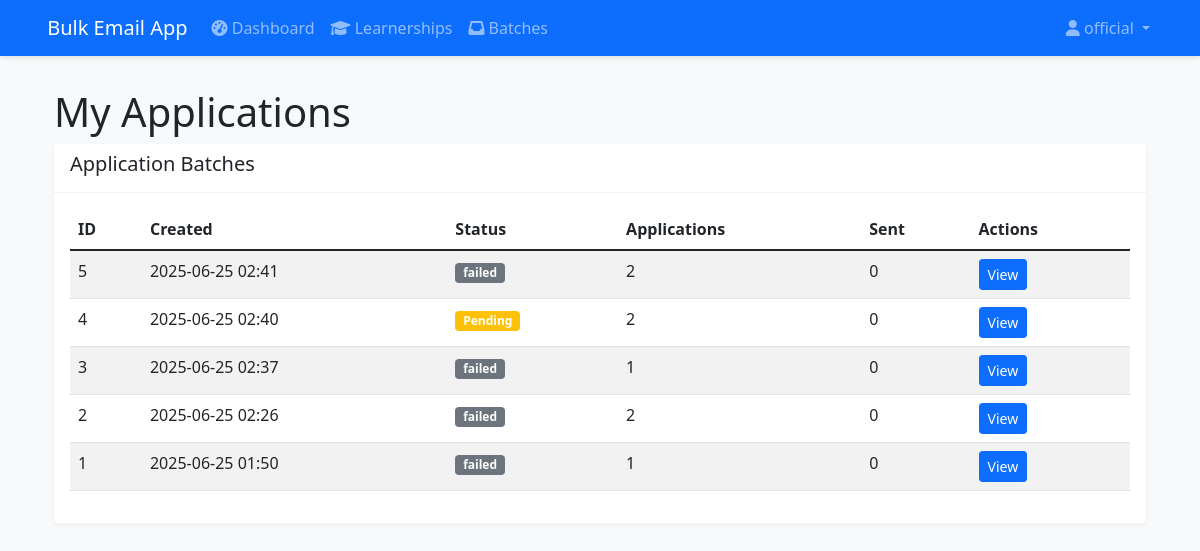
Page /batches (signed in) on the committed database.
### app/models/user.py (models this page shows, shortened)
class User(UserMixin, db.Model):
    __tablename__ = 'users'
    id = db.Column(db.Integer, primary_key=True)
    email = db.Column(db.String(120), unique=True, nullable=False, index=True)
    name = db.Column(db.String(120), nullable=False)
    google_id = db.Column(db.String(120), unique=True, nullable=False, index=True)
    is_admin = db.Column(db.Boolean, default=False)
    is_active = db.Column(db.Boolean, default=True)
    phone = db.Column(db.String(20))
    resume_file = db.Column(db.String(255))
    cover_letter_template = db.Column(db.Text)
    profile_picture = db.Column(db.String(255))
    preferences = db.Column(db.JSON, default=lambda: {})
    created_at = db.Column(db.DateTime, default=datetime.utcnow, nullable=False)
    updated_at = db.Column(db.DateTime, onupdate=datetime.utcnow)
    last_login = db.Column(db.DateTime)
    total_applications = db.Column(db.Integer, default=0)
    successful_applications = db.Column(db.Integer, default=0)
    email_batches = db.relationship(
        'EmailBatch',
        back_populates='user',
        lazy='dynamic',
        foreign_keys='EmailBatch.user_id'  # Explicitly specify which foreign key to use
    )
    approved_batches = db.relationship(
        'EmailBatch',
        back_populates='approver',
        lazy='dynamic',
        foreign_keys='EmailBatch.approved_by'  # Explicitly specify the foreign key
    )

### app/models/batch.py (models this page shows, shortened)
class EmailBatch(db.Model):
    __tablename__ = 'email_batches'
    id = db.Column(db.Integer, primary_key=True)
    user_id = db.Column(db.Integer, db.ForeignKey('users.id'), nullable=False)
    status = db.Column(db.String(20), default='pending')
    created_at = db.Column(db.DateTime, default=datetime.utcnow)
    approved_by = db.Column(db.Integer, db.ForeignKey('users.id'))
    approved_at = db.Column(db.DateTime)
    user = db.relationship(
        'User',
        back_populates='email_batches',
        foreign_keys=[user_id]
    )
    approver = db.relationship(
        'User',
        back_populates='approved_batches',
        foreign_keys=[approved_by]
    )
    applications = db.relationship('BatchApplication', backref='batch', lazy='dynamic')

### app/routes/batch.py (the view)
@batch_bp.route('/batches')
@login_required
def list_batches():
    batches = EmailBatch.query.filter_by(user_id=current_user.id)\
        .order_by(EmailBatch.created_at.desc()).all()
    return render_template('batch/list.html', batches=batches)

### app/templates/batch/list.html (shortened to what this page needs)
{% extends "base.html" %}
{% block content %}
<div class="container mt-4">
    <h1>My Applications</h1>
    <div class="card mb-4">
        <div class="card-header">
            <h5>Application Batches</h5>
        </div>
        <div class="card-body">
            {% if batches %}
                <div class="table-responsive">
                    <table class="table table-striped">
                        <thead>
                            <tr>
                                <th>ID</th>
                                <th>Created</th>
                                <th>Status</th>
                                <th>Applications</th>
                                <th>Sent</th>
                                <th>Actions</th>
                            </tr>
                        </thead>
                        <tbody>
                            {% for batch in batches %}
                            <tr>
                                <td>{{ batch.id }}</td>
                                <td>{{ batch.created_at.strftime('%Y-%m-%d %H:%M') }}</td>
                                <td>
                                    {% if batch.status == 'pending' %}
                                        <span class="badge bg-warning">Pending</span>
                                    {% elif batch.status == 'approved' %}
                                        <span class="badge bg-success">Approved</span>
                                    {% else %}
                                        <span class="badge bg-secondary">{{ batch.status }}</span>
                                    {% endif %}
                                </td>
                                <td>{{ batch.applications.count() }}</td>
                                <td>{{ batch.applications.filter_by(status='sent').count() }}</td>
                                <td>
                                    <a href="{{ url_for('batch.batch_status', batch_id=batch.id) }}" class="btn btn-sm btn-primary">View</a>
                                </td>
                            </tr>
                            {% endfor %}
                        </tbody>
                    </table>
                </div>
            {% else %}
                <p class="text-muted">You haven't created any application batches yet.</p>
                <a href="{{ url_for('main.dashboard') }}" class="btn btn-primary">Return to Dashboard</a>
            {% endif %}
        </div>
    </div>
</div>
{% endblock %}

### app/templates/base.html (shortened to what this page needs)
<!DOCTYPE html>
<html>
<head>
    <link href="https://cdn.jsdelivr.net/npm/bootstrap@5.1.3/dist/css/bootstrap.min.css" rel="stylesheet">
    <link rel="stylesheet" href="{{ url_for('static', filename='css/style.css') }}">
     <link href="https://cdn.jsdelivr.net/npm/bootstrap@5.1.3/dist/css/bootstrap.min.css" rel="stylesheet">
    <link rel="stylesheet" href="https://cdnjs.cloudflare.com/ajax/libs/font-awesome/6.0.0/css/all.min.css">
    <link rel="stylesheet" href="{{ url_for('static', filename='css/style.css') }}">
</head>
<body>
<nav class="navbar navbar-expand-lg navbar-dark bg-primary">
    <div class="container">
        <a class="navbar-brand" href="{{ url_for('main.dashboard') if current_user.is_authenticated else url_for('auth.login') }}">
             Bulk Email App
        </a>
        {% if current_user.is_authenticated %}
        <div class="collapse navbar-collapse" id="navbarNav">
            <ul class="navbar-nav me-auto">
                <li class="nav-item">
                    <a class="nav-link" href="{{ url_for('main.dashboard') }}">
                        <i class="fas fa-tachometer-alt"></i> Dashboard
                    </a>
                </li>
                <li class="nav-item">
                    <a class="nav-link" href="/learnerships">
                        <i class="fas fa-graduation-cap"></i> Learnerships
                    </a>
                </li>
                <li class="nav-item">
                    <a class="nav-link" href="/batches">
                        <i class="fas fa-inbox"></i> Batches
                    </a>
                </li>
            </ul>
            <ul class="navbar-nav">
                <li class="nav-item dropdown">
                    <a class="nav-link dropdown-toggle" href="#" role="button" data-bs-toggle="dropdown">
                        <i class="fas fa-user"></i> {{ current_user.name }}
                    </a>
                </li>
            </ul>
        </div>
        {% endif %}
    </div>
</nav>
    <div class="container mt-4">
        {% block content %}{% endblock %}
    </div>
</body>
</html>

### app/static/css/style.css (style rules this page uses)
body { background-color: #f8f9fa; }
.navbar { margin-bottom: 2rem; box-shadow: 0 2px 4px rgba(0,0,0,0.1); }
.card { box-shadow: 0 2px 4px rgba(0,0,0,0.05); border: none; margin-bottom: 1rem; }
.card-header { background-color: #fff; border-bottom: 1px solid rgba(0,0,0,0.05); }

### rows in the picture
User: name "official"
EmailBatch: id "5", created_at "2025-06-25 02:41", status "failed", applications.count "2", applications.filter_by "0"
EmailBatch: id "4", created_at "2025-06-25 02:40", status "Pending", applications.count "2", applications.filter_by "0"
EmailBatch: id "3", created_at "2025-06-25 02:37", status "failed", applications.count "1", applications.filter_by "0"
EmailBatch: id "2", created_at "2025-06-25 02:26", status "failed", applications.count "2", applications.filter_by "0"
EmailBatch: id "1", created_at "2025-06-25 01:50", status "failed", applications.count "1", applications.filter_by "0"
